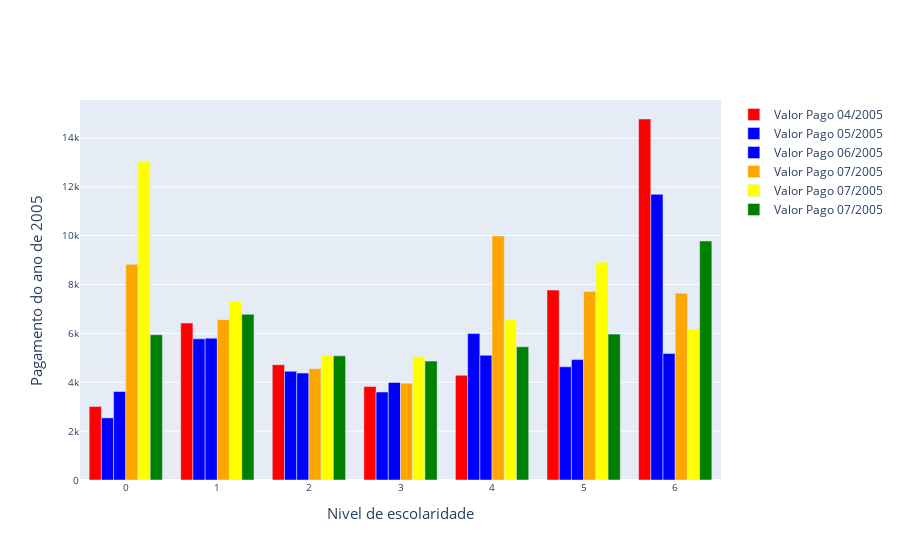

The notebook cell this image was saved under:
### Code cell
# GRAFICO COM PLOTLY
fig = go.Figure()
fig.add_trace(
    go.Bar(
        x=credito_agrupado['nivel_escolaridade'],
        y=credito_agrupado['valor_pag_abr_2005'],
        marker_color="Red",
        name='Valor Pago 04/2005'
    )
)
fig.add_trace(
    go.Bar(
        x=credito_agrupado['nivel_escolaridade'],
        y=credito_agrupado['valor_pag_mai_2005'],
        marker_color="Blue",
        name='Valor Pago 05/2005'
    )
)

fig.add_trace(
   go.Bar(
        x=credito_agrupado['nivel_escolaridade'],
        y=credito_agrupado['valor_pag_jun_2005'],
        marker_color="Blue",
        name='Valor Pago 06/2005'
   ) 
)

fig.add_trace(
    go.Bar(
        x=credito_agrupado['nivel_escolaridade'],
        y=credito_agrupado['valor_pag_jul_2005'],
        marker_color='Orange',
        name='Valor Pago 07/2005',
    )
)
fig.add_trace(
    go.Bar(
        x=credito_agrupado['nivel_escolaridade'],
        y=credito_agrupado['valor_pag_ago_2005'],
        marker_color='Yellow',
        name='Valor Pago 07/2005',
    )
)
fig.add_trace(
    go.Bar(
        x=credito_agrupado['nivel_escolaridade'],
        y=credito_agrupado['valor_pag_set_2005'],
        marker_color='Green',
        name='Valor Pago 07/2005',
    )
)
fig.update_layout(xaxis=dict(title='Nivel de escolaridade',titlefont_size=15, tickfont_size=10))
fig.update_layout(yaxis=dict(title='Pagamento do ano de 2005',titlefont_size=15,tickfont_size=10))

fig.write_html('Dados_consolidado_2005.html')
fig.show()

### Figure 1 — Plotly figure (JSON) as saved in the notebook; plotly's stock layout.template omitted (floating-point values rounded to 4 significant figures)
{"data": [{"marker": {"color": "Red"}, "name": "Valor Pago 04/2005", "type": "bar", "x": [0, 1, 2, 3, 4, 5, 6], "y": [3007.0, 6423.0, 4716.0, 3826.0, 4285.0, 7772.0, 14770.0]}, {"marker": {"color": "Blue"}, "name": "Valor Pago 05/2005", "type": "bar", "x": [0, 1, 2, 3, 4, 5, 6], "y": [2542.0, 5777.0, 4453.0, 3600.0, 5992.0, 4633.0, 11690.0]}, {"marker": {"color": "Blue"}, "name": "Valor Pago 06/2005", "type": "bar", "x": [0, 1, 2, 3, 4, 5, 6], "y": [3621.0, 5805.0, 4375.0, 3993.0, 5105.0, 4927.0, 5179.0]}, {"marker": {"color": "Orange"}, "name": "Valor Pago 07/2005", "type": "bar", "x": [0, 1, 2, 3, 4, 5, 6], "y": [8825.0, 6561.0, 4557.0, 3964.0, 9991.0, 7719.0, 7645.0]}, {"marker": {"color": "Yellow"}, "name": "Valor Pago 07/2005", "type": "bar", "x": [0, 1, 2, 3, 4, 5, 6], "y": [13030.0, 7307.0, 5107.0, 5053.0, 6555.0, 8913.0, 6176.0]}, {"marker": {"color": "Green"}, "name": "Valor Pago 07/2005", "type": "bar", "x": [0, 1, 2, 3, 4, 5, 6], "y": [5946.0, 6781.0, 5080.0, 4866.0, 5451.0, 5971.0, 9780.0]}], "layout": {"xaxis": {"tickfont": {"size": 10}, "title": {"font": {"size": 15}, "text": "Nivel de escolaridade"}}, "yaxis": {"tickfont": {"size": 10}, "title": {"font": {"size": 15}, "text": "Pagamento do ano de 2005"}}}}
